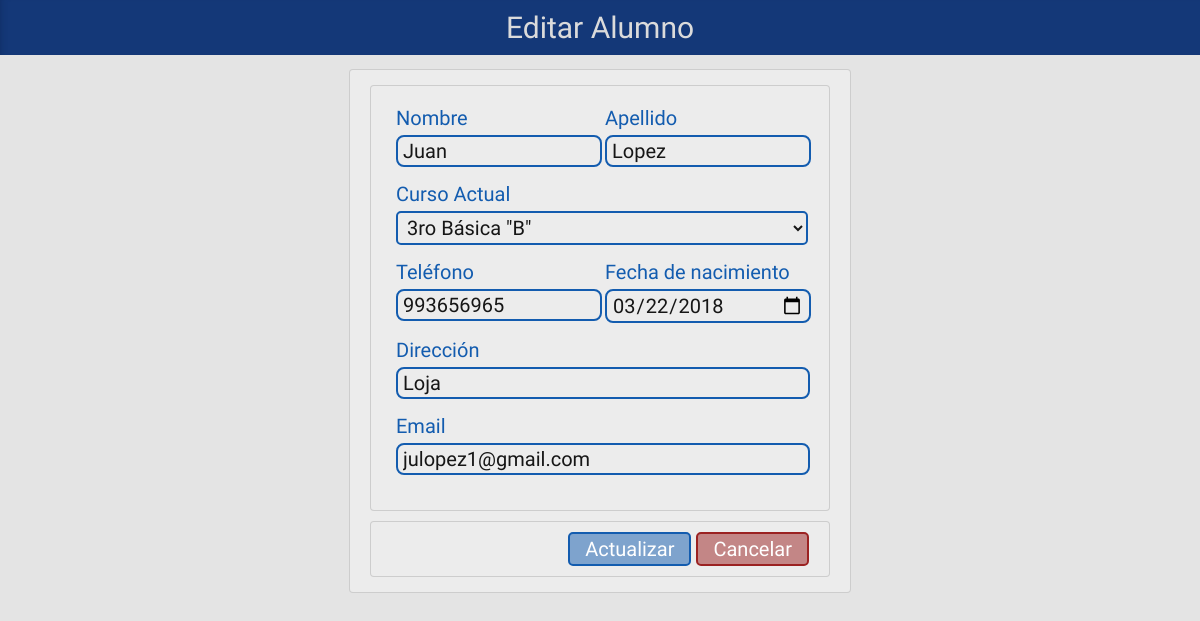
Screenshot of /php/editar_alumno_recibe.php?u=1 with the database file from the repository.
### tables this page shows
CREATE TABLE `alumno` (
  `ALU_CODIGO` int(2) NOT NULL,
  `AUL_CODIGO` int(2) NOT NULL,
  `USU_CODIGO` int(2) NOT NULL,
  `ALU_NOMBRE` varchar(35) NOT NULL,
  `ALU_APELLIDO` varchar(35) NOT NULL,
  `ALU_EMAIL` varchar(35) NOT NULL,
  `ALU_TELEFONO` int(10) NOT NULL,
  `ALU_CEDULA` varchar(10) NOT NULL,
  `ALU_FNACIMIENTO` date NOT NULL,
  `ALU_DIRECCION` varchar(50) NOT NULL,
  `ALU_ESTADO` int(1) NOT NULL DEFAULT '1'
);

### php/editar_alumno_recibe.php (the view, shortened to what this page needs)
<!doctype html>
<html>
<head>
	<link href="../css/estiloMostrar.css" rel="stylesheet" type="text/css">
	<link rel="stylesheet" href="https://use.fontawesome.com/releases/v5.8.1/css/all.css">
</head>
<body>
<div class="contenedor2">
	<div class="cabeza">Editar Alumno</div>
	<?php
	$conn = new mysqli( "localhost", "admin", "admin", "horarios" );
	$id = $_GET['u'];
	$result = mysqli_query( $conn, "select * from alumno where ALU_codigo='$id'" );
	$resultcur = mysqli_query( $conn, "Select * From paralelo Where AUL_ESTADO=1 group by AUL_CURSO, AUL_NOMBRE order by AUL_CURSO;" );
	?>
	<div class="cuerpo2">
	<form name="form1" id="form1" method="post" action="editar_alumno_actualizar.php">
	<div class="cont-tabla">
	<?php
	while ( $row = mysqli_fetch_array( $result ) ) {
		?>
		<div class="row">
		<div class="form-dividido2 formulario__grupo" id="grupo__nombre"><p><label for="nombre" class="formulario__label">Nombre </label></p>
		<input type="text" class="formulario__input" name="nombre" id="idnombre" value="<?php echo $row[ "ALU_NOMBRE" ]; ?>" placeholder="Ingrese el nombre" required><i class="formulario__validacion-estado fas fa-times-circle"></i>
		<p class="formulario__input-error"><i class="fas fa-exclamation-circle"></i> Sólo puede ingresar letras</p></div>
		<div class="form-dividido2 formulario__grupo" id="grupo__apellido"><p><label for="apellido" class="formulario__label">Apellido </label></p>
		<input type="text" class="formulario__input" name="apellido" id="idapellido" value="<?php echo $row[ "ALU_APELLIDO" ]; ?>" placeholder="Ingrese el apellido" required>
		<p class="formulario__input-error"><i class="fas fa-exclamation-circle"></i> Sólo puede ingresar letras</p></div></div>
		<div class="row formulario__grupo" id="grupo__rol"><p><label for="curso" class="formulario__label">Curso Actual</label></p>
		<select name="curso" class="formulario__input" id="idcurso">
			<?php while ($ver = mysqli_fetch_array($resultcur)) {
				if($row["AUL_CODIGO"] == $ver["AUL_CODIGO"]){
					echo '<option value="'.$ver["AUL_CODIGO"].'" selected>'.$ver['AUL_CURSO'].' "'.$ver['AUL_NOMBRE'].'"</option>';
				} else{
					echo '<option value="'.$ver["AUL_CODIGO"].'">'.$ver['AUL_CURSO'].' "'.$ver['AUL_NOMBRE'].'"</option>';
				}
			}
			?>
		</select></div>
		<div class="row">
		<div class="form-dividido2 formulario__grupo" id="grupo__telefono"><p><label for="telefono" class="formulario__label">Teléfono </label></p>
		<input type="tel" class="formulario__input" name="telefono" id="idtelefono" value="<?php echo $row[ "ALU_TELEFONO" ]; ?>" placeholder="Ingrese el teléfono" required>
		<p class="formulario__input-error"><i class="fas fa-exclamation-circle"></i> Sólo caracteres numéricos de 7 a 10 dígitos</p></div>
		<div class="form-dividido2 formulario__grupo" id="grupo__fnacimiento"><p><label for="fnac" class="formulario__label">Fecha de nacimiento </label></p>
		<input type="date" class="formulario__input" name="fnac" value="<?php echo $row[ "ALU_FNACIMIENTO" ]; ?>" id="idfnacimiento" required ></div></div>
		<div class="row formulario__grupo" id="grupo__direccion"><p><label for="direccion" class="formulario__label">Dirección </label></p>
		<input type="text" class="formulario__input" name="direccion" id="iddireccion" value="<?php echo $row[ "ALU_DIRECCION" ]; ?>" placeholder="Ingrese la dirección" required>
		<p class="formulario__input-error"><i class="fas fa-exclamation-circle"></i> Puede ingresar caracteres alfa-numéricos y sólo algunos especiales (/ * # - .)</p></div>
		<div class="row formulario__grupo" id="grupo__email"><p><label for="email" class="formulario__label">Email </label></p>
		<input type="email" class="formulario__input" name="email" id="idemail" value="<?php echo $row[ "ALU_EMAIL" ]; ?>" placeholder="Ingrese el correo electrónico" required>
		<p class="formulario__input-error"><i class="fas fa-exclamation-circle"></i> Debe ingresar un formato de correo válido. Ej: ejemplo@ejemplo.com</p></div>
		<?php
	}
	?>
	</div>
	<div class="opciones">
		<input type="submit" value="Actualizar">
		<a href="editar_alumno.php" id="idcancelar"><button type="button" value="cancelar">Cancelar</button></a>
	</div>
	</form>
	</div>
</div>
</body>
</html>

### css/estiloMostrar.css (style rules this page uses)
:root { --base: rgba(20,56,120,1.00); --base2: rgba(19,92,175,1.00); --base2-semitransp: rgba(19,92,175,0.50); --sec: rgba(204,180,11,1.00); --activo: rgba(27,78,168,1.00); --selec: rgba(21,60,129,1.00); --texto: rgba(219,219,219,1.00); --azul-claro: rgba(19,92,175,1.00); --azul: rgba(24,63,155,1.00); --confirm: rgba(192,91,39,1.00); --elimin: rgba(163,33,35,1.00); --confirm2: rgba(108,39,184,1.00); --confirm-osc: rgba(160,75,32,1.00); --fondo: rgba(228,228,228,1.00); --fondo2: rgba(236,236,236,1.00); }
* { margin: 0; padding: 0; font-family: 'Hind Siliguri', sans-serif; }
body { background-color: var(--fondo); }
.contenedor2 { display: flex; flex-direction: column; flex-wrap: wrap; justify-content: center; align-items: center; align-content: center; max-width: 100%; }
.cabeza { display: block; text-align: center; background-color: var(--base); color: var(--texto); font-size: 30px; font-weight: 400; padding: 10px 0; width: 100%; box-shadow: inset 6px 0px 9px -8px rgba(10,31,68,0.70); }
.cuerpo2 { display: flex; flex-direction: column; flex-wrap: wrap; justify-content: center; align-items: normal; align-content: stretch; max-width: 40%; margin: 14px 50px; padding: 10px; border: 1px solid rgba(159,159,159,0.40); border-radius: 4px; background-color: var(--fondo2); }
.cont-tabla { display: block; float: left; max-width: 100%; height: 100%; padding: 20px 20px; margin: 5px 10px 10px; border: 1px solid rgba(159,159,159,0.40); border-radius: 4px; background-color: var(--fondo2); }
.opciones { display: flex; justify-content: flex-end; max-width: 100%; padding: 10px 20px; margin: 10px 10px 5px; border: 1px solid rgba(159,159,159,0.40); border-radius: 4px; background-color: var(--fondo2); }
input::placeholder { background: none; color:rgba(42,42,42,0.44); font-size: 20px; }
select { background: none; color: #161616; border: none; border: solid 2px var(--base2); border-radius: 5px; margin: 5px 0 15px 0; padding: 2px 5px; width: 98.5%; font-size: 20px; transition: all 0.3s; }
label { font-size: 20px; color: var(--base2); }
[type=button], [type=submit], [type=reset] { background-color: var(--base2-semitransp); border-radius: 5px; border: 2px var(--base2) solid; color: white; padding: 3px 5px; cursor: pointer; transition: all 0.1s; font-size: 20px; text-decoration: none; }
[type=submit], #idcancelar > [type=button] { padding: 3px 15px; }
#idcancelar [type=button] { background-color: rgba(155,34,34,0.50); color: white; border: 2px rgba(155,34,34,1.0) solid; margin: 0 0 0 5px; }
input[type='text'], input[type='password'], input[type='date'], input[type='email'], input[type='number'], input[type='date'], input[type='time'] { background: none; color: #161616; border: none; margin: 5px 0; padding: 2px 5px; font-size: 20px; transition: all 0.3s; }
input[type='text'].formulario__input, input[type='password'].formulario__input, input[type='date'].formulario__input, input[type='email'].formulario__input, input[type='number'].formulario__input, input[type='date'].formulario__input, input[type='time'].formulario__input, input[type='tel'].formulario__input { background: none; color: #161616; margin: 5px 0 15px; padding: 2px 5px; font-size: 20px; border: solid 2px var(--base2); width: 95.8%; border-radius: 8px; transition: all 0.3s; outline: none; }
.form-dividido2 { display: block; float: left; width: 48%; margin: 0 2% 0 0; padding: 0; }
.formulario__grupo { position: relative; }
.row { display: block; float: left; width: 100%; margin: 0 20px 0 5px; height: auto; }

### rows the page displays
alumno: nombre "Juan", apellido "Lopez", telefono "993656965", fnac "03/22/2018", direccion "Loja", email "julopez1@gmail.com"

### other values shown
form field curso "3ro Básica \"B\""
